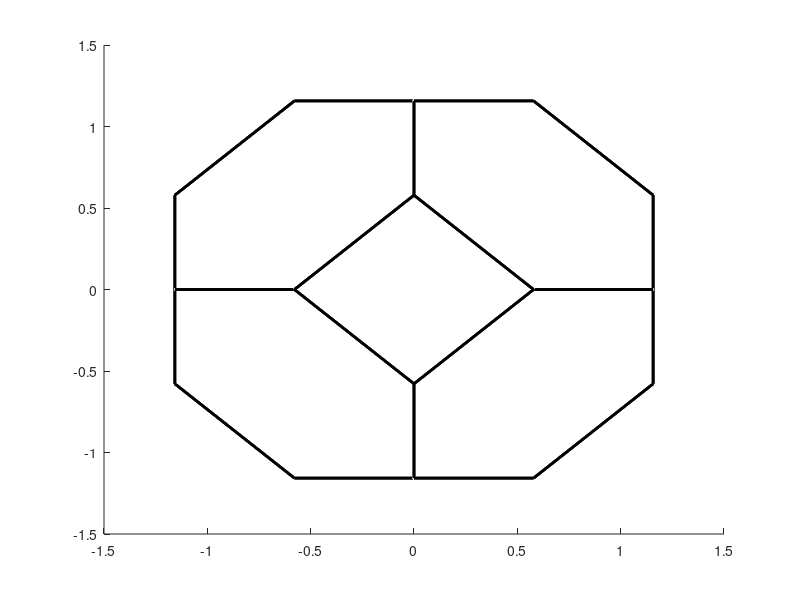

This chart was generated by the following MATLAB code:
function [] = plot_fccBZ_3D(a_fcc, origin)
% [] = plot_fccBZ_3D(a_fcc, origin)
%   This is a function that plots the Brilluoin zone of an FCC
%   lattice, with a lattice constant a, origin location at [x0, y0, z0].
%
%   IN:
%   -  a_fcc:     	scalar of the lattice constant of the FCC lattice [nm].
%   -  origin:      1x3 row vector of the origin location of the BZ [x,y,z]
%
%   OUT: (None)

%% Setting the default parameters
if nargin < 1; a_fcc = 5.43; origin = [0 0 0]; end
if nargin < 2; origin = [0 0 0]; end
if isempty(a_fcc); a_fcc = 5.43;  end
if isempty(origin); origin = [0 0 0];  end
%% Defining the functions constants
% Defining the brilluoin zone plot constants
lineCol = [0 0 0];
lineStyle = '-';
lineWidth = 2;
% Defining the variable constants
a_reci = 2*pi / a_fcc;
%% 1 - Defining the polygons of the truncated octahedron
%-Defining the hexagons in terms of a
hex = [
    [1, 0.5, 0, 0, 0.5, 1, 1];
    [0.5, 1, 1, 0.5, 0, 0, 0.5];
    [0, 0, 0.5, 1, 1, 0.5, 0]
    ]*a_reci;
%-Defining the squares in terms of a
squ = [
    [1, 1, 1, 1, 1];
    [0.5, 0, -0.5, 0, 0.5];
    [0, 0.5, 0, -0.5, 0]
    ]*a_reci;
%% 1.1 - Symmetry relationships of all the polygons
%-Extracting all of the permutations of the hexagons
h1 = [hex(1,:)+origin(1); hex(2,:)+origin(2); hex(3,:)+origin(3)];
h2 = [hex(1,:)+origin(1); -1*hex(2,:)+origin(2); hex(3,:)+origin(3)];
h3 = [-1*hex(1,:)+origin(1); hex(2,:)+origin(2); hex(3,:)+origin(3)];
h4 = [-1*hex(1,:)+origin(1); -1*hex(2,:)+origin(2); hex(3,:)+origin(3)];
h5 = [hex(1,:)+origin(1); hex(2,:)+origin(2); -1*hex(3,:)+origin(3)];
h6 = [hex(1,:)+origin(1); -1*hex(2,:)+origin(2); -1*hex(3,:)+origin(3)];
h7 = [-1*hex(1,:)+origin(1); hex(2,:)+origin(2); -1*hex(3,:)+origin(3)];
h8 = [-1*hex(1,:)+origin(1); -1*hex(2,:)+origin(2); -1*hex(3,:)+origin(3)];
%-Extracting all of the permutations of the squares
s1 = [squ(1,:)+origin(1); squ(2,:)+origin(2); squ(3,:)+origin(3)];
s2 = [-1*squ(1,:)+origin(1); squ(2,:)+origin(2); squ(3,:)+origin(3)];
s3 = [squ(2,:)+origin(1); squ(1,:)+origin(2); -1*squ(3,:)+origin(3)];
s4 = [squ(2,:)+origin(1); -1*squ(1,:)+origin(2); squ(3,:)+origin(3)];
s5 = [squ(2,:)+origin(1); squ(3,:)+origin(2); squ(1,:)+origin(3)];
s6 = [squ(2,:)+origin(1); squ(3,:)+origin(2); -1*squ(1,:)+origin(3)];
%-Extracting the faces as a convex hull
x = [h1(1,:), h2(1,:), h3(1,:), h4(1,:), h5(1,:), h6(1,:), h7(1,:), h8(1,:)];
y = [h1(2,:), h2(2,:), h3(2,:), h4(2,:), h5(2,:), h6(2,:), h7(2,:), h8(2,:)];
z = [h1(3,:), h2(3,:), h3(3,:), h4(3,:), h5(3,:), h6(3,:), h7(3,:), h8(3,:)];
%% 2 - Plotting the truncated octahedron Brilluoin zone
hold on;
%--Plotting the hexagons
plot3(h1(1,:), h1(2,:), h1(3,:), 'linewidth', lineWidth,...
    'linestyle', lineStyle, 'color', lineCol);
plot3(h2(1,:), h2(2,:), h2(3,:), 'linewidth', lineWidth,...
    'linestyle', lineStyle, 'color', lineCol);
plot3(h3(1,:), h3(2,:), h3(3,:), 'linewidth', lineWidth,...
    'linestyle', lineStyle, 'color', lineCol);
plot3(h4(1,:), h4(2,:), h4(3,:), 'linewidth', lineWidth,...
    'linestyle', lineStyle, 'color', lineCol);
plot3(h5(1,:), h5(2,:), h5(3,:), 'linewidth', lineWidth,...
    'linestyle', lineStyle, 'color', lineCol);
plot3(h6(1,:), h6(2,:), h6(3,:), 'linewidth', lineWidth,...
    'linestyle', lineStyle, 'color', lineCol);
plot3(h7(1,:), h7(2,:), h7(3,:), 'linewidth', lineWidth,...
    'linestyle', lineStyle, 'color', lineCol);
plot3(h8(1,:), h8(2,:), h8(3,:), 'linewidth', lineWidth,...
    'linestyle', lineStyle, 'color', lineCol);
%--Plotting the squares
plot3(s1(1,:), s1(2,:), s1(3,:), 'linewidth', lineWidth,...
    'linestyle', lineStyle, 'color', lineCol);
plot3(s2(1,:), s2(2,:), s2(3,:), 'linewidth', lineWidth,...
    'linestyle', lineStyle, 'color', lineCol);
plot3(s3(1,:), s3(2,:), s3(3,:), 'linewidth', lineWidth,...
    'linestyle', lineStyle, 'color', lineCol);
plot3(s4(1,:), s4(2,:), s4(3,:), 'linewidth', lineWidth,...
    'linestyle', lineStyle, 'color', lineCol);
plot3(s5(1,:), s5(2,:), s5(3,:), 'linewidth', lineWidth,...
    'linestyle', lineStyle, 'color', lineCol);
plot3(s6(1,:), s6(2,:), s6(3,:), 'linewidth', lineWidth,...
    'linestyle', lineStyle, 'color', lineCol);
end